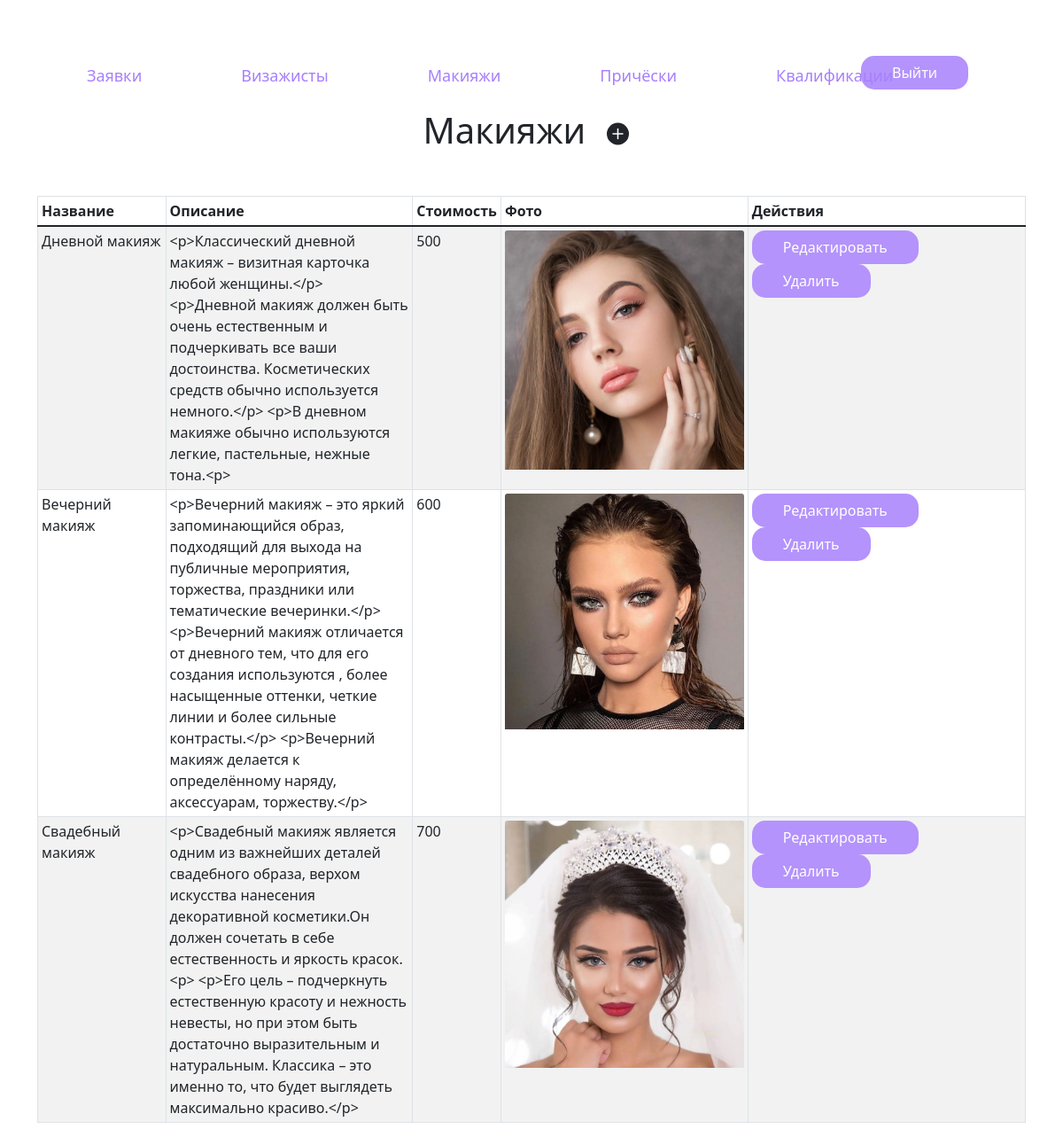
Before: /admin_makeup/ (signed in) with the older database file.
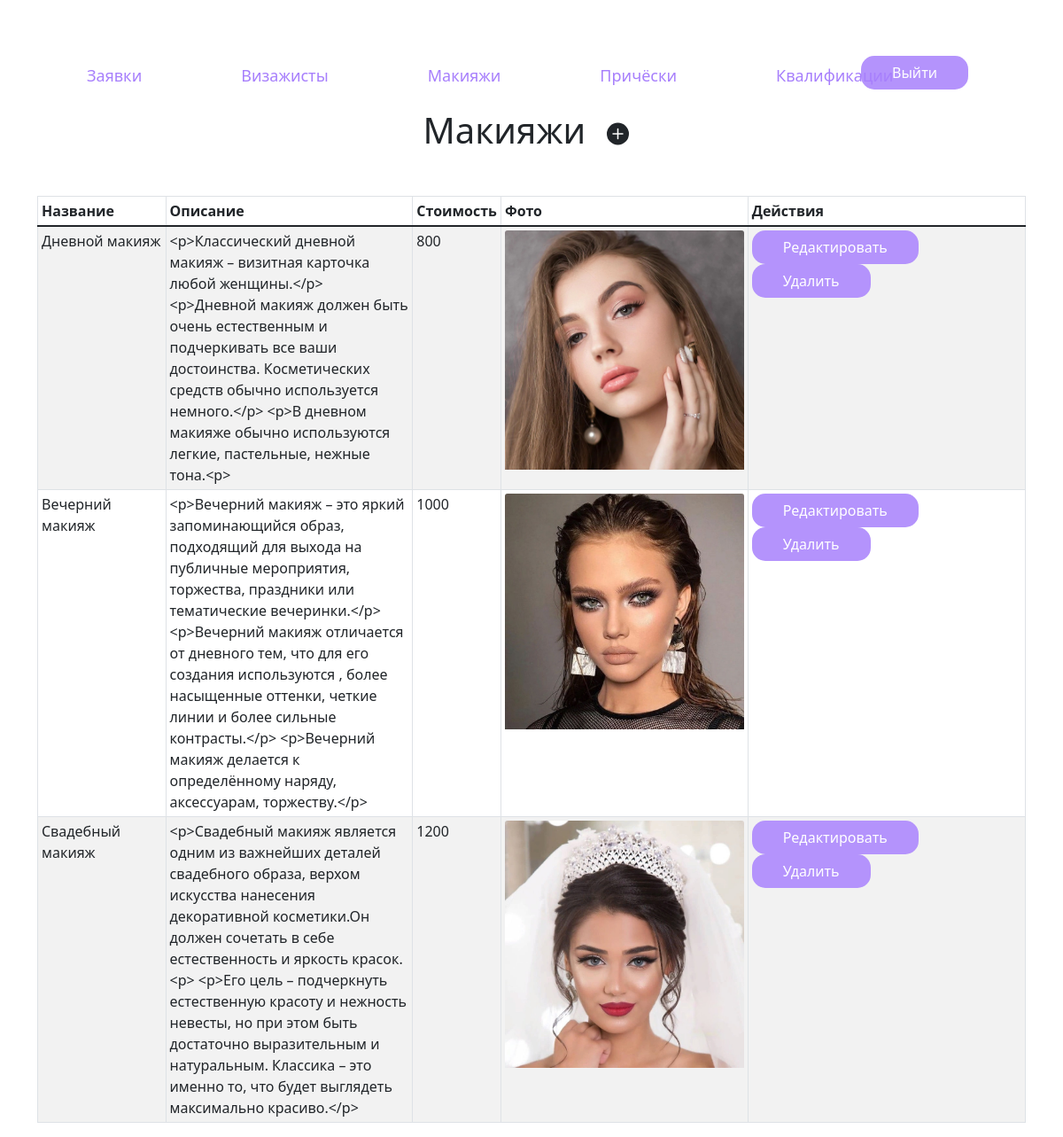
After: the same page with the newer database file.
### content/models.py (models this page shows, shortened)
class Makeup(models.Model):
    name = models.CharField(max_length=20, verbose_name="Название")
    opisanie = models.TextField(verbose_name="Описание")
    stoimost = models.IntegerField(verbose_name="Стоимость")
    foto = models.ImageField(upload_to='makeup/')

### content/views.py (the view)
# urls.py: path('admin_makeup/', admin_makeup, name='admin_makeup'),
@login_required
def admin_makeup(request):
    makeup = Makeup.objects.all()
    return render(request, 'admin_makeup.html', {'makeup': makeup, 'title': "Панель управления"})

### templates/admin_makeup.html
{% extends 'admin_base.html' %}
{% load static %}
{% block content %}
        <h1 class="text-center">Макияжи <a class="btn" href="{% url 'add_makeup' %}"><svg xmlns="http://www.w3.org/2000/svg" width="25" height="30" fill="currentColor" class="bi bi-plus-circle-fill" viewBox="0 0 16 16">
  <path d="M16 8A8 8 0 1 1 0 8a8 8 0 0 1 16 0zM8.5 4.5a.5.5 0 0 0-1 0v3h-3a.5.5 0 0 0 0 1h3v3a.5.5 0 0 0 1 0v-3h3a.5.5 0 0 0 0-1h-3v-3z"/>
</svg></a></h1>
    <div class="row mt-5">
        <div class="col">
        <table class="table table-sm table-bordered table-striped">
            <thead>
                <tr>
                    <th scope="col">Название</th>
                    <th scope="col">Описание</th>
                    <th scope="col">Стоимость</th>
                    <th scope="col">Фото</th>
                    <th scope="col">Действия</th>
                </tr>
            </thead>
            <tbody>
            {% for i in makeup%}
            <tr>
                <td>{{i.name}}</td>
                <td class="w-25">{{i.opisanie}}</td>
                <td>{{i.stoimost}}</td>
                <td class="w-25"><img src="{{ i.foto.url }}" class="card-img-top" alt="..."></td>
                <td><a class="btn buttons" href="{% url 'update_makeup' i.id %}">Редактировать</a> <a class="btn buttons" href="{% url 'delete_makeup' i.id %}">Удалить</a></td>
            </tr>
            {% endfor %}
        </tbody>
    </table>
        </div>
    </div>
{% endblock %}

Changed rows visible on the page:
changed Makeup "Дневной макияж": stoimost "500" → "800"
changed Makeup "Вечерний макияж": stoimost "600" → "1000"
changed Makeup "Свадебный макияж": stoimost "700" → "1200"
